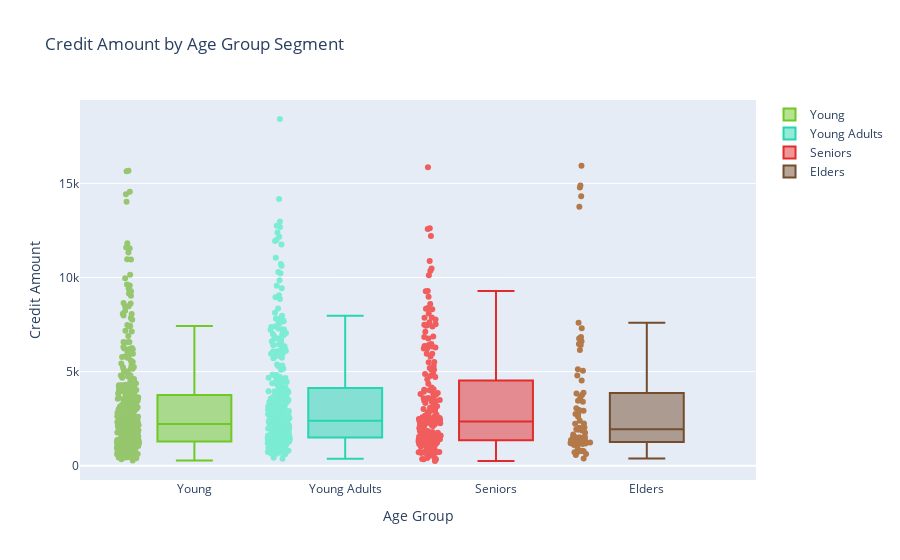

The code cell stored with this chart in its notebook:
### Code cell
# Take credit amount values into a list
young = df['Credit_amount'].loc[df['Age_Group'] == 'Young'].values.tolist()
young_adults = df['Credit_amount'].loc[df['Age_Group'] == 'Young Adults'].values.tolist()
senior = df['Credit_amount'].loc[df['Age_Group'] == 'Senior'].values.tolist()
elder_credit = df['Credit_amount'].loc[df['Age_Group'] == 'Elder'].values.tolist()

# Create the box plots by age category
young_credit = go.Box(
    y = young,
    name = "Young",
    jitter = 0.3,
    pointpos = -1.8,
    boxpoints = 'all',
    marker = dict(
        color = 'rgb(150, 198, 109)'),
    line = dict(
        color = 'rgb(111, 200, 37)')
)

young_adults_credit = go.Box(
    y = young_adults,
    name = "Young Adults",
    jitter = 0.3,
    pointpos = -1.8,
    boxpoints = 'all',
    marker = dict(
        color = 'rgb(124, 236, 212)'),
    line = dict(
        color = 'rgb(38, 214, 177)')
)

senior_credit = go.Box(
    y = senior,
    name = "Seniors",
    jitter = 0.3,
    pointpos = -1.8,
    boxpoints = 'all',
    marker = dict(
        color = 'rgb(241, 93, 93)'),
    line = dict(
        color = 'rgb(225, 44, 44)')
)

elder_credit = go.Box(
    y = elder_credit,
    name = "Elders",
    jitter = 0.3,
    pointpos = -1.8,
    boxpoints = 'all',
    marker = dict(
        color = 'rgb(180, 121, 72)'),
    line = dict(
        color = 'rgb(115, 77, 46)')
    )

data = [young_credit, young_adults_credit, senior_credit, elder_credit]

layout = dict(
    title="Credit Amount by Age Group Segment", 
    xaxis = dict(title="Age Group"),
    yaxis= dict(title="Credit Amount")
)

fig = dict(data=data, layout=layout)
iplot(fig, filename="Box Plot")

### Figure 1 — Plotly figure (JSON) as saved in the notebook; plotly's stock layout.template omitted (floating-point values rounded to 4 significant figures; data arrays with more than 128 entries replaced by an {"elided": "..."} marker saying what was removed)
{"data": [{"boxpoints": "all", "jitter": 0.3, "line": {"color": "rgb(111, 200, 37)"}, "marker": {"color": "rgb(150, 198, 109)"}, "name": "Young", "pointpos": -1.8, "type": "box", "y": {"elided": "371 int values"}}, {"boxpoints": "all", "jitter": 0.3, "line": {"color": "rgb(38, 214, 177)"}, "marker": {"color": "rgb(124, 236, 212)"}, "name": "Young Adults", "pointpos": -1.8, "type": "box", "y": {"elided": "355 int values"}}, {"boxpoints": "all", "jitter": 0.3, "line": {"color": "rgb(225, 44, 44)"}, "marker": {"color": "rgb(241, 93, 93)"}, "name": "Seniors", "pointpos": -1.8, "type": "box", "y": {"elided": "203 int values"}}, {"boxpoints": "all", "jitter": 0.3, "line": {"color": "rgb(115, 77, 46)"}, "marker": {"color": "rgb(180, 121, 72)"}, "name": "Elders", "pointpos": -1.8, "type": "box", "y": [1169, 3059, 1199, 6836, 1264, 6143, 2225, 1953, 1526, 1755, 618, 15945, 2012, 781, 766, 7308, 571, 5129, 1175, 1908, 1364, 2767, 1154, 2748, 1520, 4796, 6615, 1239, 13756, 14782, 14318, 3448, 3394, 1512, 2924, 3622, 3757, 1374, 2032, 1255, 1199, 2246, 385, 4526, 2600, 3832, 2384, 1538, 7596, 790, 6416, 1299, 5045, 1655, 1480, 3872, 1940, 6468, 930, 1338, 2957, 6761, 1364, 709, 1098, 14896, 1867, 1231, 1258, 753, 1409]}], "layout": {"title": {"text": "Credit Amount by Age Group Segment"}, "xaxis": {"title": {"text": "Age Group"}}, "yaxis": {"title": {"text": "Credit Amount"}}}}
